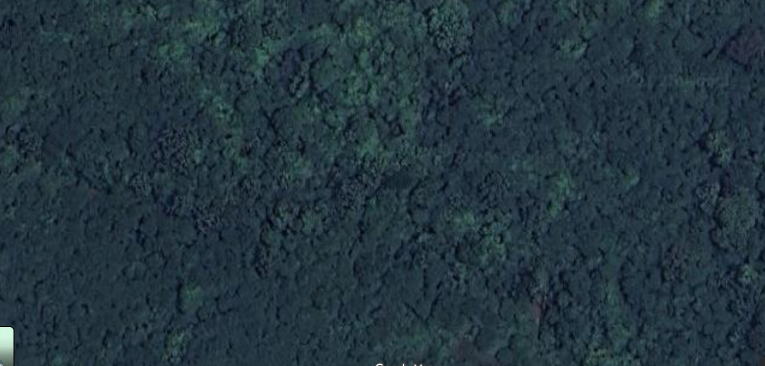
#> input picture jungleTest.png, 1530 x 732 px (shown at 1/2 size)
$ python test.py
#> lines starting #> are read from the running program, lines starting #| are printed output that depends on the picture
import heapq
import shutil
from pathlib import Path
from typing import List, Tuple

import matplotlib.pyplot as plt
import numpy as np
from matplotlib.animation import FFMpegWriter, FuncAnimation
from PIL import Image


Point = Tuple[int, int]


# ---------- I/O ----------
def load_image(path: str, max_dim: int = 900) -> np.ndarray:
    """Load an RGB image, optionally resizing it while keeping aspect ratio."""
#> called with path = './jungleTest.png', max_dim = 900
    img = Image.open(path).convert("RGB")
    width, height = img.size
#> width = 1530; height = 732
    scale = min(max_dim / width, max_dim / height, 1.0)
#> scale = 0.588
    if scale < 1.0:
        new_size = (int(width * scale), int(height * scale))
#> new_size = (900, 430)
        try:
            img = img.resize(new_size, Image.Resampling.LANCZOS)
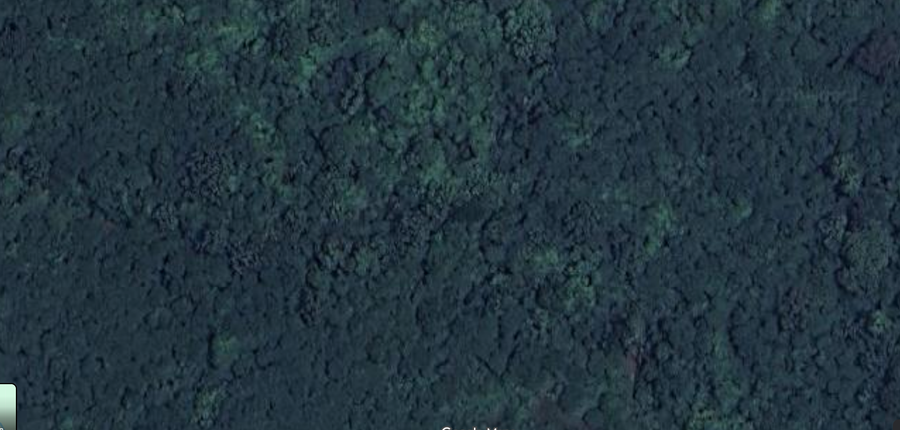
#> img: PIL image 900x430 RGB; mean R, G, B 35.2, 53.3, 63
        except AttributeError:
            img = img.resize(new_size, Image.LANCZOS)
    return np.array(img)


# ---------- Vegetation mask and costs ----------
def compute_tree_mask(rgb: np.ndarray, threshold: float = 0.15) -> np.ndarray:
    """Return a binary mask where 1 approximates tree/vegetation pixels."""
#> called with threshold = 0.15
    r = rgb[..., 0].astype(np.float32)
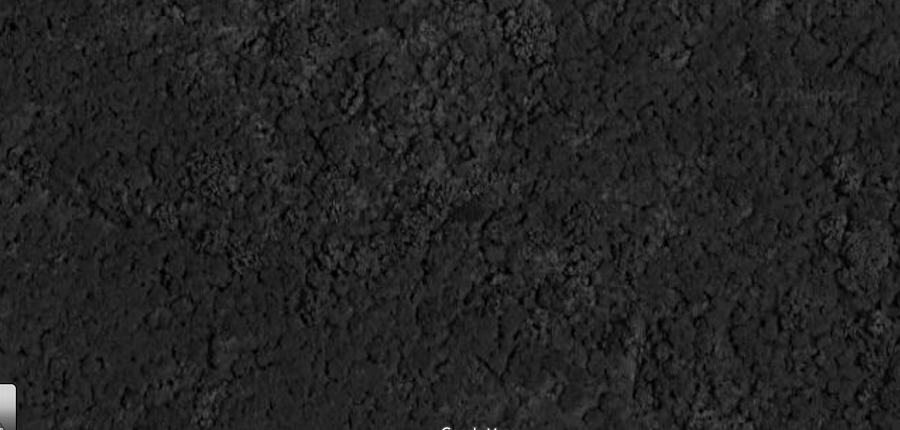
#> r: shape (430, 900) float32; min 0, max 255, mean 35.2
    g = rgb[..., 1].astype(np.float32)
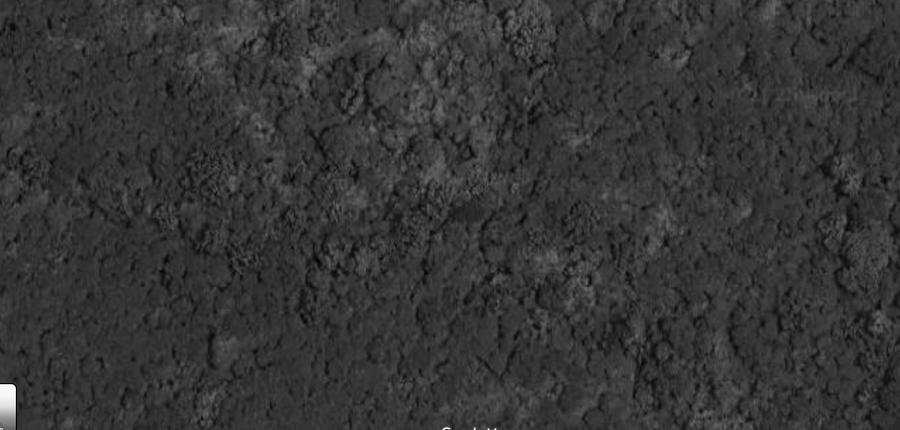
#> g: shape (430, 900) float32; min 0, max 255, mean 53.3
    b = rgb[..., 2].astype(np.float32)
    max_rb = np.maximum(r, b)
    exg = (g - max_rb) / (g + max_rb + 1e-6)
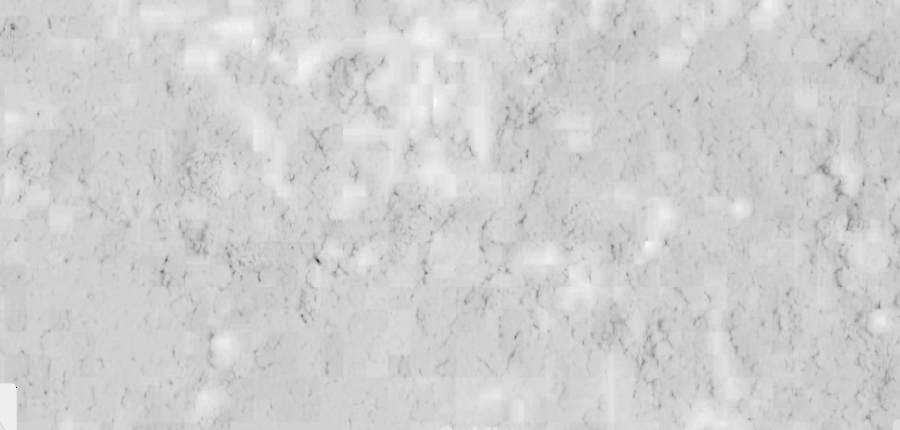
#> exg: shape (430, 900) float32; min -1, max 0.118, mean -0.0888; drawn with min black and max white
    return (exg > threshold).astype(np.int32)
#> returned value: shape (430, 900) int32; every value is 0


def build_cost_map(tree_mask: np.ndarray, tree_cost: int = 20, open_cost: int = 1) -> np.ndarray:
    """Assign traversal cost to each pixel: heavier inside vegetation."""
#> called with tree_cost = 20, open_cost = 1
    return np.where(tree_mask == 1, tree_cost, open_cost).astype(np.int32)
#> returned value: shape (430, 900) int32; every value is 1


# ---------- Point picking ----------
def pick_points(img: np.ndarray) -> Tuple[Point, Point]:
    fig, ax = plt.subplots(figsize=(8, 8 * img.shape[0] / img.shape[1]))
    ax.imshow(img)
    ax.set_title("Click START then GOAL. Close window if stuck.")
#> (the run stopped early here; a loop or call above may not have finished)
